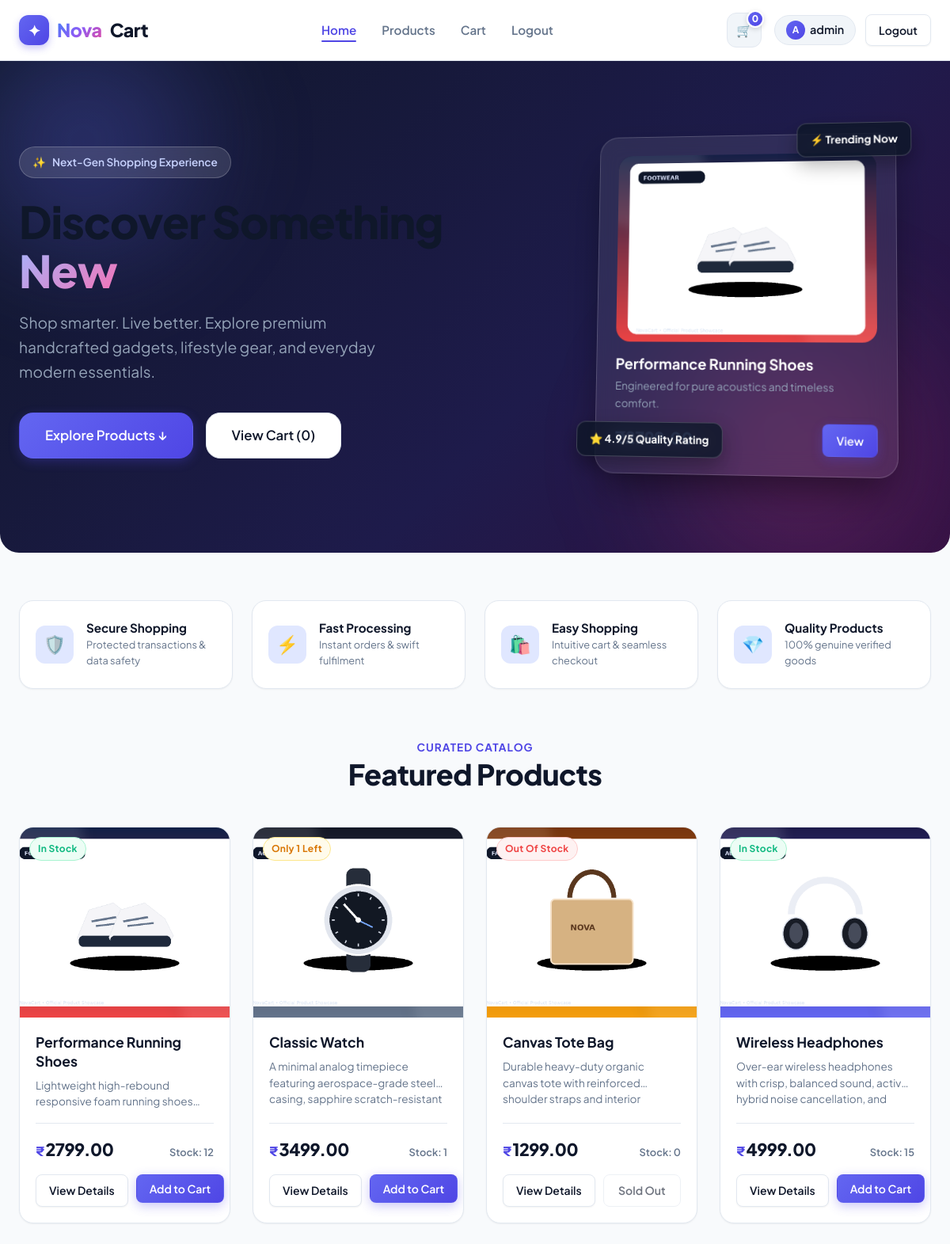
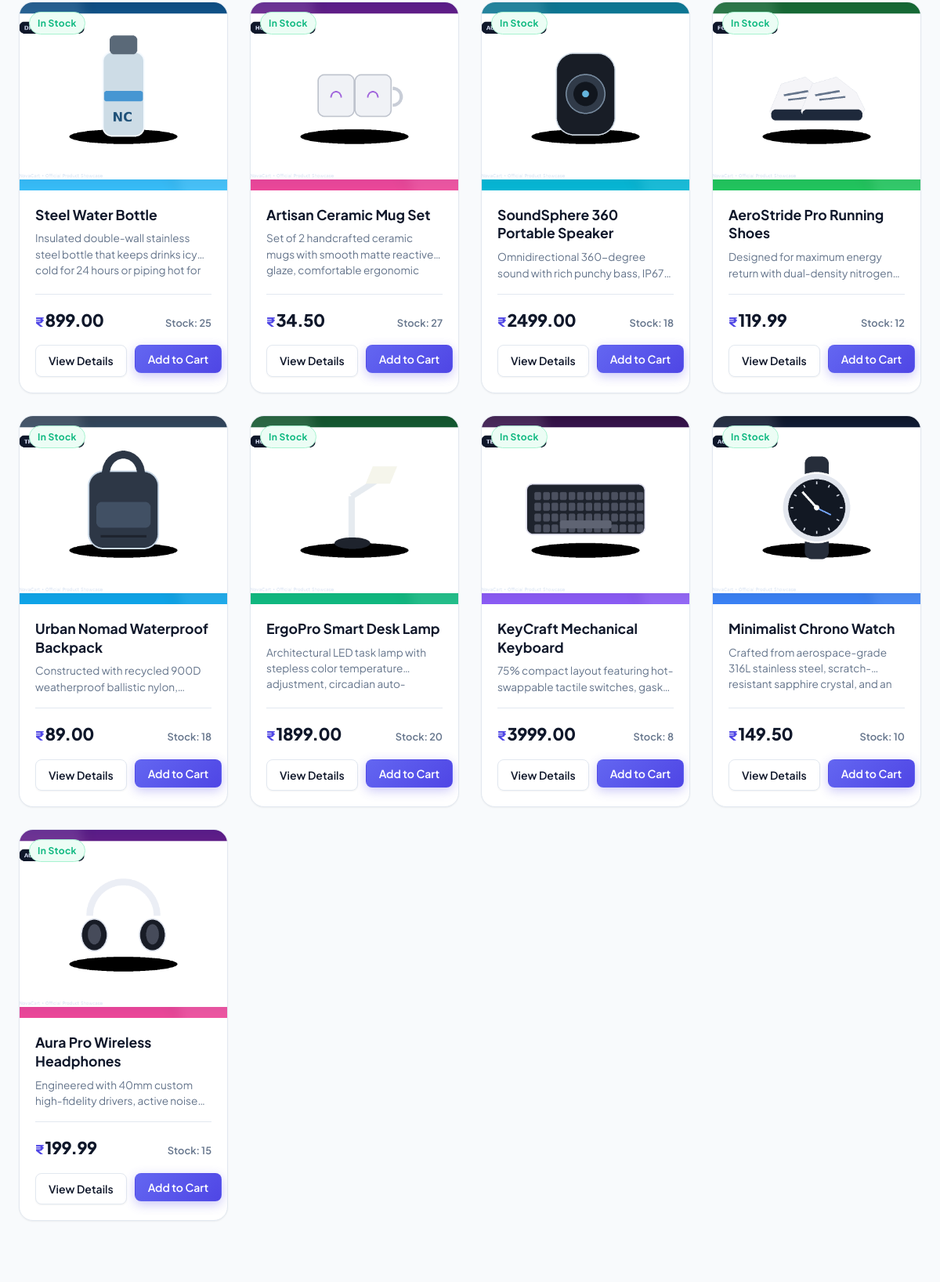
The app's page / (signed in, upper part) with its own data (2 pictures, top to bottom).
### store/models.py (models this page shows, shortened)
class Product(models.Model):
    name = models.CharField(max_length=255)
    description = models.TextField()
    price = models.DecimalField(max_digits=10, decimal_places=2)
    image = models.ImageField(upload_to='products/', blank=True, null=True)
    stock = models.PositiveIntegerField(default=0)
    created_at = models.DateTimeField(auto_now_add=True)
    class Meta:
        ordering = ['-created_at']
    @property
    def is_in_stock(self):
        return self.stock > 0

### store/views.py (the view)
# urls.py: path('', views.home, name='home'),
def home(request):
    products = Product.objects.all()
    return render(request, 'store/home.html', {
        'products': products
    })

### store/context_processors.py (called while the page is built)
def cart_context(request):
    cart = request.session.get('cart', {})
    total_items = 0
    if isinstance(cart, dict):
        for pid, qty in cart.items():
            if isinstance(qty, int):
                total_items += qty
            elif isinstance(qty, str) and qty.isdigit():
                total_items += int(qty)
    return {
        'cart_total_items': total_items,
    }

### store/templates/store/home.html (shortened to what this page needs)
{% extends 'store/base.html' %}
{% load static %}
{% block content %}
<section class="hero-section">
  <div class="hero-glow-1"></div>
  <div class="hero-glow-2"></div>
  <div class="container">
    <div class="hero-grid">
      <div class="hero-content">
        <div class="hero-tag">
          <span>✨</span> Next-Gen Shopping Experience
        </div>
        <h1 class="hero-title">
          Discover Something <span>New</span>
        </h1>
        <p class="hero-subtitle">
          Shop smarter. Live better. Explore premium handcrafted gadgets, lifestyle gear, and everyday modern essentials.
        </p>
        <div class="hero-cta-group">
          <a href="#products" class="btn btn-primary btn-lg" id="exploreProductsBtn">
            Explore Products ↓
          </a>
          <a href="{% url 'cart' %}" class="btn btn-secondary btn-lg" id="heroCartBtn">
            View Cart ({{ cart_total_items|default:0 }})
          </a>
        </div>
      </div>
      <div class="hero-visual">
        <div class="hero-card">
          <div class="floating-badge floating-badge-1">
            ⚡ Trending Now
          </div>
          <div class="hero-card-img-wrap">
            {% if products.0.image %}
              <img src="{{ products.0.image.url }}" alt="{{ products.0.name }}">
            {% else %}
              <div style="font-size: 3.5rem;">🎧</div>
            {% endif %}
          </div>
          <h3 style="color: #ffffff; font-size: 1.15rem; margin-bottom: 6px;">
            {% if products.0 %}{{ products.0.name }}{% else %}Wireless Headphones{% endif %}
          </h3>
          <p style="color: #94a3b8; font-size: 0.85rem; margin-bottom: 12px;">
            Engineered for pure acoustics and timeless comfort.
          </p>
          <div style="display: flex; justify-content: space-between; align-items: center;">
            <span style="font-size: 1.3rem; font-weight: 800; color: #a5b4fc;">
              ₹{% if products.0 %}{{ products.0.price }}{% else %}149.99{% endif %}
            </span>
            {% if products.0 %}
              <a href="{% url 'product_detail' products.0.id %}" class="btn btn-sm btn-primary">View</a>
            {% endif %}
          </div>
          <div class="floating-badge floating-badge-2">
            ⭐ 4.9/5 Quality Rating
          </div>
        </div>
      </div>
    </div>
  </div>
</section>
<section class="trust-section">
  <div class="container">
    <div class="trust-grid">
      <div class="trust-card">
        <div class="trust-icon">🛡️</div>
        <div class="trust-info">
          <h4>Secure Shopping</h4>
          <p>Protected transactions & data safety</p>
        </div>
      </div>
      <div class="trust-card">
        <div class="trust-icon">⚡</div>
        <div class="trust-info">
          <h4>Fast Processing</h4>
          <p>Instant orders & swift fulfilment</p>
        </div>
      </div>
      <div class="trust-card">
        <div class="trust-icon">🛍️</div>
        <div class="trust-info">
          <h4>Easy Shopping</h4>
          <p>Intuitive cart & seamless checkout</p>
        </div>
      </div>
      <div class="trust-card">
        <div class="trust-icon">💎</div>
        <div class="trust-info">
          <h4>Quality Products</h4>
          <p>100% genuine verified goods</p>
        </div>
      </div>
    </div>
  </div>
</section>
<section class="products-section" id="products">
  <div class="container">
    <div class="section-header">
      <span class="section-subtitle">Curated Catalog</span>
      <h2 class="section-title">Featured Products</h2>
    </div>
    {% if products %}
      <div class="product-grid">
        {% for product in products %}
          <div class="product-card" id="productCard{{ product.id }}">
            <div class="product-image-wrap">
              {% if product.image %}
                <img src="{{ product.image.url }}" alt="{{ product.name }}" loading="lazy" onerror="this.style.display='none'; this.nextElementSibling.style.display='flex';">
              {% else %}
                <div class="img-fallback-box">🛍️</div>
              {% endif %}
              <div class="product-stock-tag">
                {% if product.stock == 0 %}
                  <span class="badge badge-danger">Out of stock</span>
                {% elif product.stock <= 3 %}
                  <span class="badge badge-warning">Only {{ product.stock }} left</span>
                {% else %}
                  <span class="badge badge-success">In stock</span>
                {% endif %}
              </div>
            </div>
            <div class="product-body">
              <h3 class="product-title">
                <a href="{% url 'product_detail' product.id %}">{{ product.name }}</a>
              </h3>
              <p class="product-description">{{ product.description }}</p>
              <div class="product-footer">
                <div class="price-row">
                  <div class="product-price">
                    <span class="currency">₹</span>{{ product.price }}
                  </div>
                  <span class="stock-count">Stock: {{ product.stock }}</span>
                </div>
                <div class="card-actions">
                  <a href="{% url 'product_detail' product.id %}" class="btn btn-secondary btn-sm" id="viewDetailBtn{{ product.id }}">
                    View Details
                  </a>
                  {% if product.is_in_stock %}
                    <form action="{% url 'add_to_cart' product.id %}" method="POST" style="margin: 0;">
                      <button type="submit" class="btn btn-primary btn-sm btn-block" id="addToCartBtn{{ product.id }}">
                        Add to Cart
                      </button>
                    </form>
                  {% else %}
                    <button class="btn btn-secondary btn-sm btn-block" disabled title="Out of stock">
                      Sold Out
                    </button>
                  {% endif %}
                </div>
              </div>
            </div>
          </div>
        {% endfor %}
      </div>
    {% else %}
      <div class="empty-state-card">
        <div class="empty-state-icon">🏷️</div>
        <h3 class="empty-state-title">No Products Available Yet</h3>
        <p class="empty-state-desc">We are stocking up our catalog with amazing items. Check back shortly!</p>
      </div>
    {% endif %}
  </div>
</section>
{% endblock %}

### store/templates/store/base.html (shortened to what this page needs)
{% load static %}
<!DOCTYPE html>
<html lang="en">
<head>
  <link rel="stylesheet" href="{% static 'store/css/style.css' %}">
</head>
<body>
  <header class="site-header">
    <div class="container">
      <nav class="navbar" aria-label="Main Navigation">
        <a href="{% url 'home' %}" class="brand-logo" id="brandLogo">
          <div class="brand-logo-icon">✦</div>
          <span>Nova</span>Cart
        </a>
        <ul class="nav-menu" id="navMenu">
          <li><a href="{% url 'home' %}" class="nav-link {% if request.resolver_match.url_name == 'home' %}active{% endif %}">Home</a></li>
          <li><a href="{% url 'home' %}#products" class="nav-link">Products</a></li>
          <li><a href="{% url 'cart' %}" class="nav-link {% if request.resolver_match.url_name == 'cart' %}active{% endif %}">Cart</a></li>
          {% if user.is_authenticated %}
            <li><a href="{% url 'logout' %}" class="nav-link">Logout</a></li>
          {% else %}
            <li><a href="{% url 'login' %}" class="nav-link {% if request.resolver_match.url_name == 'login' %}active{% endif %}">Sign In</a></li>
          {% endif %}
        </ul>
        <div class="nav-actions">
          <a href="{% url 'cart' %}" class="cart-button" title="View Shopping Cart" id="cartNavButton">
            🛒
            <span class="cart-badge" id="navCartBadge">{{ cart_total_items|default:0 }}</span>
          </a>
          {% if user.is_authenticated %}
            <div class="user-nav-dropdown">
              <span class="user-greeting">
                <span class="avatar-circle">{{ user.username|make_list|first|upper }}</span>
                {{ user.username }}
              </span>
              <a href="{% url 'logout' %}" class="btn btn-secondary btn-sm" id="logoutBtn">Logout</a>
            </div>
          {% else %}
            <a href="{% url 'login' %}" class="btn btn-secondary btn-sm" id="loginBtn">Sign In</a>
            <a href="{% url 'register' %}" class="btn btn-primary btn-sm" id="registerBtn">Register</a>
          {% endif %}
        </div>
      </nav>
    </div>
  </header>
  <main id="mainContent">
    {% block content %}
    {% endblock %}
  </main>
</body>
</html>

### records on screen
Product: image (picture), name "Performance Running Shoes", price "2799.00", shows "In Stock", description "Lightweight high-rebound responsive foam running…", stock "12"
Product: image (picture), stock "1", name "Classic Watch", description "A minimal analog timepiece featuring aerospace-grade steel casing, sapphire…", price "3499.00"
Product: image (picture), shows "Out Of Stock", name "Canvas Tote Bag", description "Durable heavy-duty organic canvas tote with reinforced shoulder straps and…", price "1299.00", stock "0", shows "Sold Out"
Product: image (picture), shows "In Stock", name "Wireless Headphones", description "Over-ear wireless headphones with crisp, balanced sound, active hybrid noise cancellation,…", price "4999.00", stock "15"
Product: image (picture), shows "In Stock", name "Steel Water Bottle", description "Insulated double-wall stainless steel bottle that keeps drinks icy cold for 24 hours or piping hot…", price "899.00", stock "25"
Product: image (picture), shows "In Stock", name "Artisan Ceramic Mug Set", description "Set of 2 handcrafted ceramic mugs with smooth matte reactive glaze, comfortable…", price "34.50", stock "27"
Product: image (picture), shows "In Stock", name "SoundSphere 360 Portable Speaker", description "Omnidirectional 360-degree sound with rich punchy bass,…", price "2499.00", stock "18"
Product: image (picture), shows "In Stock", name "AeroStride Pro Running Shoes", description "Designed for maximum energy return with…", price "119.99", stock "12"
Product: image (picture), shows "In Stock", name "Urban Nomad Waterproof Backpack", description "Constructed with recycled 900D weatherproof ballistic…", price "89.00", stock "18"
Product: image (picture), shows "In Stock", name "ErgoPro Smart Desk Lamp", description "Architectural LED task lamp with stepless color temperature adjustment,…", price "1899.00", stock "20"
Product: image (picture), shows "In Stock", name "KeyCraft Mechanical Keyboard", description "75% compact layout featuring hot-swappable tactile switches,…", price "3999.00", stock "8"
Product: image (picture), shows "In Stock", name "Minimalist Chrono Watch", description "Crafted from aerospace-grade 316L stainless steel, scratch-resistant sapphire crystal, and…", price "149.50", stock "10"
Product: image (picture), shows "In Stock", name "Aura Pro Wireless Headphones", description "Engineered with 40mm custom high-fidelity drivers, active…", price "199.99", stock "15"

### other values on screen
{{ cart_total_items|default:0 }} "0"
{{ user.username|make_list|first|upper }} "A"
{{ user.username }} "admin"
